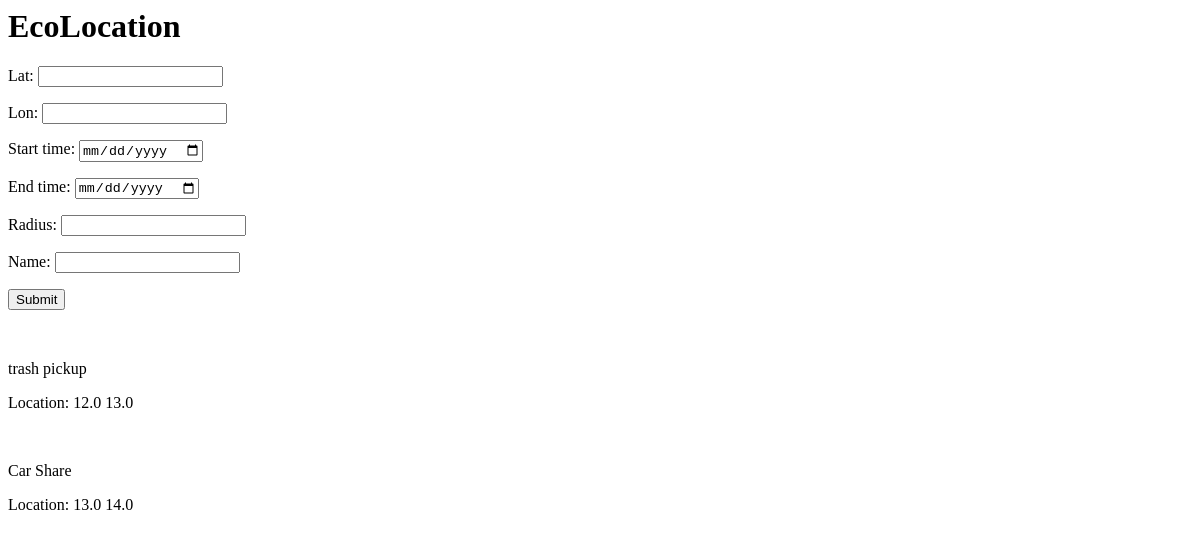
The app's page /make_event, older data.
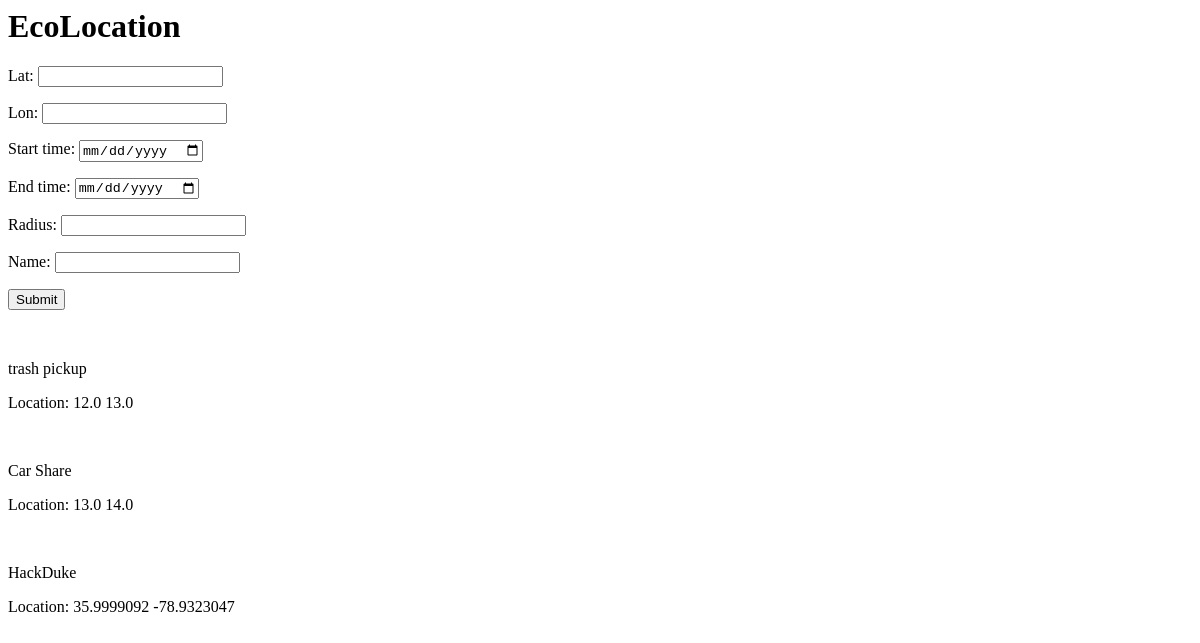
The same page, newer data.
### ecolocation/models.py (models this page shows, shortened)
class Event(models.Model):
    name = models.CharField(max_length=100)
    lat = models.FloatField()
    lon = models.FloatField()
    start_time = models.DateField()
    end_time = models.DateField()
    num_joined = models.IntegerField(default=0)
    radius = models.FloatField()  # Miles

### ecolocation/views.py (the view)
# urls.py: path('make_event', views.create_event, name='make_event'),
def create_event(request):
    g = Event.objects.all()
    context = {"event_table": EventForm, "all_events": g,}
    return render(request, 'events/make_event.html', context)

### templates/events/make_event.html (shortened to what this page needs)
{% extends "base.html" %}
{% block content %}
<form action="/make_event/" method="post">
  <table>
    {{ event_table.as_p }}
  </table>
  <input type="submit" value="Submit">
</form>
<br>
{% for m in all_events %}
<p>{{m.name}}</p>
<p>Location: {{m.lat}} {{m.lon}}</p>
{% endfor %}
{% endblock %}

Row changes from the older to the newer data that the page shows:
added Event: name "HackDuke", lat "35.9999092", lon "-78.9323047"
